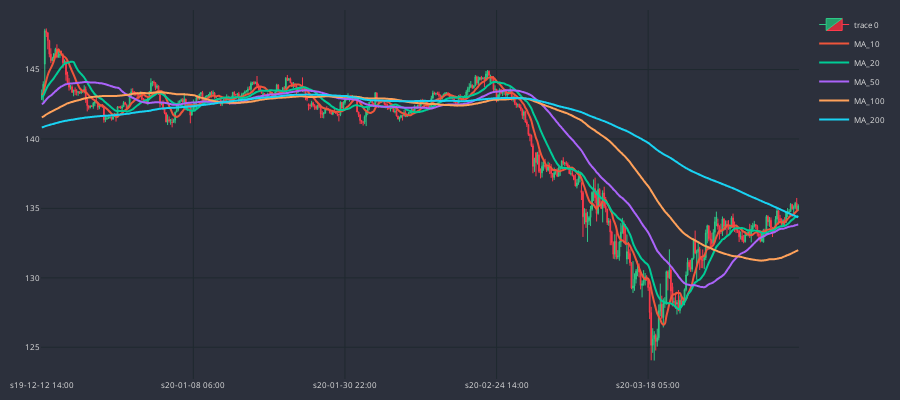

Notebook source saved alongside this figure:
### Code cell
cp.show_plot(line_traces=traces)

### Figure 1 — Plotly figure (JSON) as saved in the notebook; plotly's stock layout.template omitted (floating-point values rounded to 4 significant figures; data arrays with more than 128 entries replaced by an {"elided": "..."} marker saying what was removed)
{"data": [{"close": {"elided": "500 float values"}, "decreasing": {"fillcolor": "#CC2E3C", "line": {"color": "#FF3A4C"}}, "high": {"elided": "500 float values"}, "increasing": {"fillcolor": "#24A06B", "line": {"color": "#2EC886"}}, "line": {"width": 1}, "low": {"elided": "500 float values"}, "opacity": 1, "open": {"elided": "500 float values"}, "type": "candlestick", "x": {"elided": "500 str values"}}, {"line": {"shape": "spline", "width": 2}, "name": "MA_10", "type": "scatter", "x": {"elided": "500 str values"}, "y": {"elided": "500 float values"}}, {"line": {"shape": "spline", "width": 2}, "name": "MA_20", "type": "scatter", "x": {"elided": "500 str values"}, "y": {"elided": "500 float values"}}, {"line": {"shape": "spline", "width": 2}, "name": "MA_50", "type": "scatter", "x": {"elided": "500 str values"}, "y": {"elided": "500 float values"}}, {"line": {"shape": "spline", "width": 2}, "name": "MA_100", "type": "scatter", "x": {"elided": "500 str values"}, "y": {"elided": "500 float values"}}, {"line": {"shape": "spline", "width": 2}, "name": "MA_200", "type": "scatter", "x": {"elided": "500 str values"}, "y": {"elided": "500 float values"}}], "layout": {"font": {"color": "#e1e1e1", "size": 8}, "height": 400, "margin": {"b": 10, "l": 10, "r": 10, "t": 10}, "paper_bgcolor": "#2c303c", "plot_bgcolor": "#2c303c", "width": 900, "xaxis": {"gridcolor": "#1f292f", "nticks": 5, "rangeslider": {"visible": false}}, "yaxis": {"gridcolor": "#1f292f"}}}
